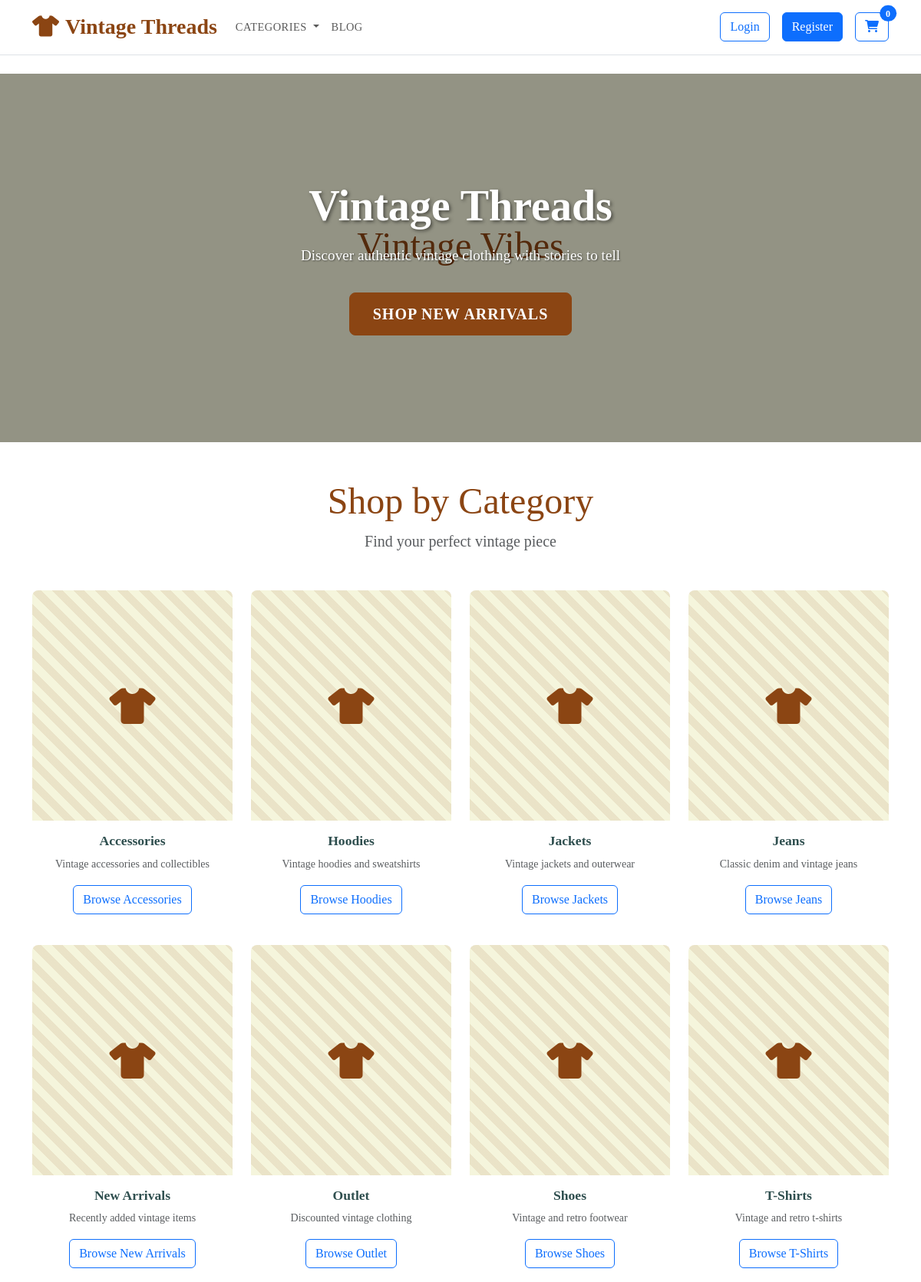
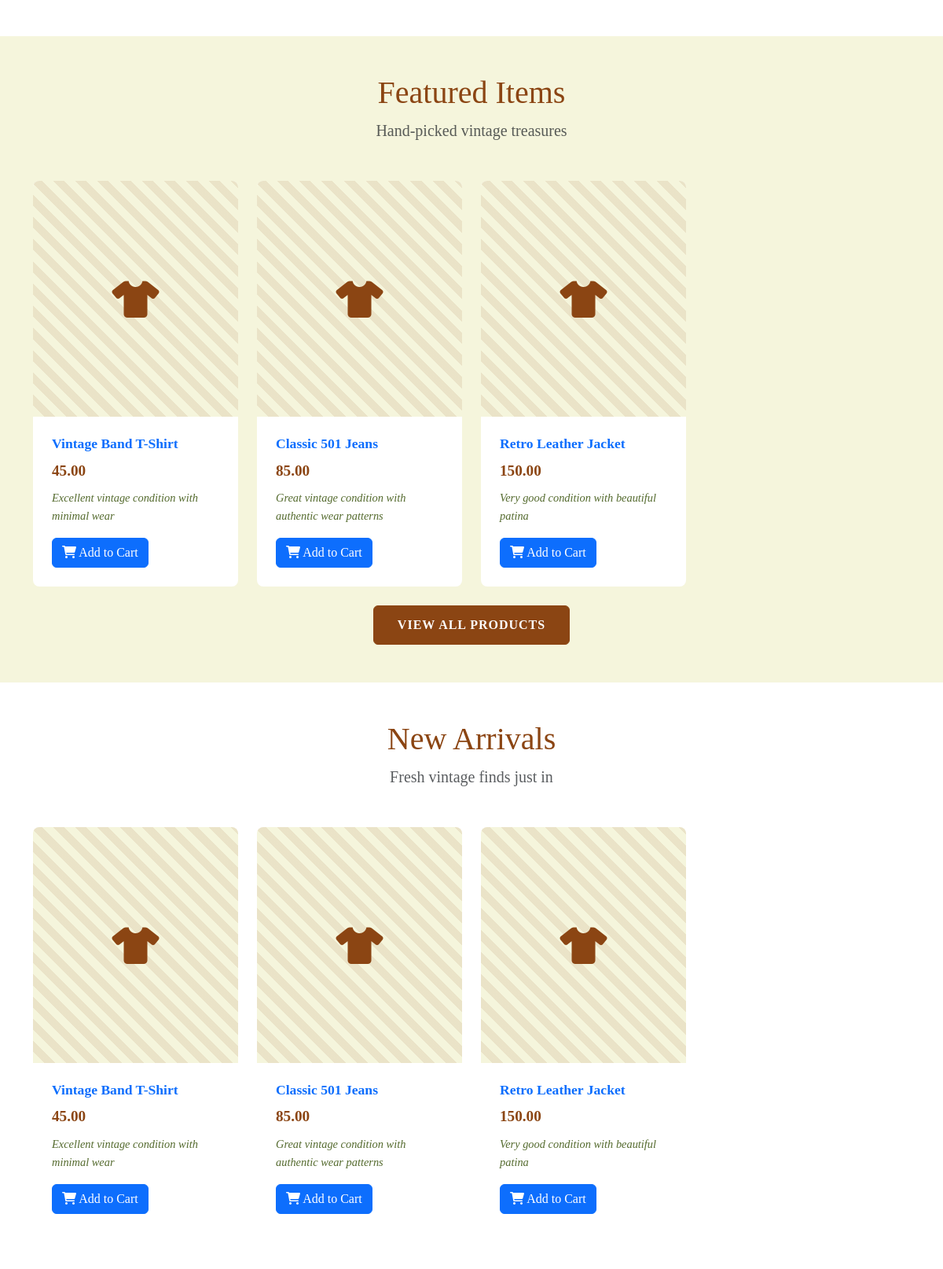
/VintageThreads/index.php (upper part), run on the app's committed database (2 pictures, top to bottom).
### tables this page shows
CREATE TABLE `categories` (
  `id` int(11) NOT NULL,
  `name` varchar(255) NOT NULL,
  `slug` varchar(255) NOT NULL,
  `description` text DEFAULT NULL,
  `created_at` timestamp NOT NULL DEFAULT current_timestamp()
);

CREATE TABLE `products` (
  `id` int(11) NOT NULL,
  `name` varchar(255) NOT NULL,
  `slug` varchar(255) NOT NULL,
  `description` text DEFAULT NULL,
  `price` decimal(10,2) NOT NULL,
  `stock_quantity` int(10) UNSIGNED NOT NULL DEFAULT 0,
  `category_id` int(11) DEFAULT NULL,
  `image_url` varchar(500) DEFAULT NULL,
  `sizes` varchar(255) DEFAULT NULL,
  `condition_notes` text DEFAULT NULL,
  `measurements` text DEFAULT NULL,
  `is_featured` tinyint(1) NOT NULL DEFAULT 0,
  `created_at` timestamp NOT NULL DEFAULT current_timestamp(),
  `updated_at` timestamp NOT NULL DEFAULT current_timestamp() ON UPDATE current_timestamp(),
  `stock_S` int(10) UNSIGNED DEFAULT 0,
  `stock_M` int(10) UNSIGNED DEFAULT 0,
  `stock_L` int(10) UNSIGNED DEFAULT 0,
  `stock_XL` int(10) UNSIGNED NOT NULL DEFAULT 0
);

### VintageThreads/includes/functions.php (called while the page is built, shortened)
<?php
function get_categories($pdo) {
    $stmt = $pdo->query("SELECT * FROM categories ORDER BY name");
    return $stmt->fetchAll();
}
function get_products($pdo, $category_id = null, $limit = null, $featured = false) {
    $sql = "SELECT p.*, c.name as category_name FROM products p
            LEFT JOIN categories c ON p.category_id = c.id WHERE 1=1";
    if ($featured) {
        $sql .= " AND p.is_featured = 1";
    }
    $sql .= " ORDER BY p.created_at DESC";
    if ($limit) {
        $sql .= " LIMIT " . (int)$limit;
    }
    $stmt = $pdo->prepare($sql);
    $stmt->execute();
    return $stmt->fetchAll();
}
?>

### VintageThreads/index.php (the view, shortened to what this page needs)
<?php
require_once 'includes/header.php';
$featured_products = get_products($pdo, null, 8, true);
$new_arrivals = get_products($pdo, null, 8);
?>
<section class="hero-section">
    <div class="container">
        <div class="hero-content">
            <h1 class="fade-in">Vintage Threads</h1>
            <p class="fade-in">Discover authentic vintage clothing with stories to tell</p>
            <a href="category.php?slug=new-arrivals" class="btn btn-vintage btn-lg fade-in">
                Shop New Arrivals
            </a>
        </div>
    </div>
</section>
<section class="py-5">
    <div class="container">
        <div class="text-center mb-5">
            <h2 class="display-5 text-vintage-brown">Shop by Category</h2>
            <p class="lead text-muted">Find your perfect vintage piece</p>
        </div>
        <div class="row g-4">
            <?php foreach ($categories as $category): ?>
                <div class="col-lg-3 col-md-4 col-sm-6">
                    <div class="card product-card h-100">
                        <div class="product-image">
                            <i class="fas fa-tshirt"></i>
                        </div>
                        <div class="card-body text-center">
                            <h5 class="product-title"><?php echo htmlspecialchars($category['name']); ?></h5>
                            <p class="text-muted small"><?php echo htmlspecialchars($category['description']); ?></p>
                            <a href="category.php?slug=<?php echo $category['slug']; ?>" class="btn btn-outline-primary">
                                Browse <?php echo htmlspecialchars($category['name']); ?>
                            </a>
                        </div>
                    </div>
                </div>
            <?php endforeach; ?>
        </div>
    </div>
</section>
<?php if (!empty($featured_products)): ?>
<section class="py-5 bg-vintage-cream">
    <div class="container">
        <div class="text-center mb-5">
            <h2 class="display-6 text-vintage-brown">Featured Items</h2>
            <p class="lead text-muted">Hand-picked vintage treasures</p>
        </div>
        <div class="row g-4">
            <?php foreach ($featured_products as $product): ?>
                <div class="col-lg-3 col-md-4 col-sm-6">
                    <div class="card product-card h-100">
                        <div class="product-image">
                            <?php if ($product['image_url']): ?>
                                <img src="<?php echo htmlspecialchars($product['image_url']); ?>"
                                     alt="<?php echo htmlspecialchars($product['name']); ?>"
                                     class="img-fluid">
                            <?php else: ?>
                                <i class="fas fa-tshirt"></i>
                            <?php endif; ?>
                        </div>
                        <div class="product-info">
                            <h5 class="product-title">
                                <a href="product.php?slug=<?php echo $product['slug']; ?>" class="text-decoration-none">
                                    <?php echo htmlspecialchars($product['name']); ?>
                                </a>
                            </h5>
                            <div class="product-price">
                                <?php echo $product['price']; ?>
                            </div>
                            <?php if ($product['condition_notes']): ?>
                                <div class="product-condition">
                                    <?php echo htmlspecialchars($product['condition_notes']); ?>
                                </div>
                            <?php endif; ?>
                            <button class="btn btn-primary add-to-cart" data-product-id="<?php echo $product['id']; ?>">
                                <i class="fas fa-shopping-cart"></i> Add to Cart
                            </button>
                        </div>
                    </div>
                </div>
            <?php endforeach; ?>
        </div>
        <div class="text-center mt-4">
            <a href="category.php?slug=all" class="btn btn-vintage">View All Products</a>
        </div>
    </div>
</section>
<?php endif; ?>
<?php if (!empty($new_arrivals)): ?>
<section class="py-5">
    <div class="container">
        <div class="text-center mb-5">
            <h2 class="display-6 text-vintage-brown">New Arrivals</h2>
            <p class="lead text-muted">Fresh vintage finds just in</p>
        </div>
        <div class="row g-4">
            <?php foreach ($new_arrivals as $product): ?>
                <div class="col-lg-3 col-md-4 col-sm-6">
                    <div class="card product-card h-100">
                        <div class="product-image">
                            <?php if ($product['image_url']): ?>
                                <img src="<?php echo htmlspecialchars($product['image_url']); ?>"
                                     alt="<?php echo htmlspecialchars($product['name']); ?>"
                                     class="img-fluid">
                            <?php else: ?>
                                <i class="fas fa-tshirt"></i>
                            <?php endif; ?>
                        </div>
                        <div class="product-info">
                            <h5 class="product-title">
                                <a href="product.php?slug=<?php echo $product['slug']; ?>" class="text-decoration-none">
                                    <?php echo htmlspecialchars($product['name']); ?>
                                </a>
                            </h5>
                            <div class="product-price">
                                <?php echo $product['price']; ?>
                            </div>
                            <?php if ($product['condition_notes']): ?>
                                <div class="product-condition">
                                    <?php echo htmlspecialchars($product['condition_notes']); ?>
                                </div>
                            <?php endif; ?>
                            <button class="btn btn-primary add-to-cart" data-product-id="<?php echo $product['id']; ?>">
                                <i class="fas fa-shopping-cart"></i> Add to Cart
                            </button>
                        </div>
                    </div>
                </div>
            <?php endforeach; ?>
        </div>
    </div>
</section>
<?php endif; ?>
<?php require_once 'includes/footer.php'; ?>

### VintageThreads/assets/css/style.css (style rules this page uses)
:root { --vintage-brown: #8B4513; --vintage-cream: #F5F5DC; --vintage-gold: #DAA520; --vintage-green: #556B2F; --vintage-navy: #2F4F4F; }
body { font-family: 'Georgia', serif; line-height: 1.6; color: #333; }
.hero-section { background-size: cover; background-position: center; height: 60vh; display: flex; align-items: center; color: white; text-align: center; }
.hero-content h1 { font-size: 3.5rem; font-weight: bold; margin-bottom: 1rem; text-shadow: 2px 2px 4px rgba(0,0,0,0.5); }
.hero-content p { font-size: 1.2rem; margin-bottom: 2rem; text-shadow: 1px 1px 2px rgba(0,0,0,0.5); }
.btn-vintage { background-color: var(--vintage-brown); border-color: var(--vintage-brown); color: white; padding: 12px 30px; font-weight: bold; text-transform: uppercase; letter-spacing: 1px; transition: all 0.3s ease; }
.product-card { border: none; transition: transform 0.3s ease, box-shadow 0.3s ease; background: white; border-radius: 8px; overflow: hidden; }
.product-image { height: 300px; background-color: var(--vintage-cream); background-image: repeating-linear-gradient( 45deg, transparent, transparent 10px, rgba(139, 69, 19, 0.1) 10px, rgba(139, 69, 19, 0.1) 20px ); display: flex; align-items: center; justify-content: center; font-size: 3rem; color: var(--vintage-brown); position: relative; overflow: hidden; }
.product-info { padding: 1.5rem; }
.product-title { font-size: 1.1rem; font-weight: bold; margin-bottom: 0.5rem; color: var(--vintage-navy); }
.product-price { font-size: 1.2rem; font-weight: bold; color: var(--vintage-brown); margin-bottom: 0.5rem; }
.product-condition { font-size: 0.9rem; color: var(--vintage-green); font-style: italic; margin-bottom: 1rem; }
.text-vintage-brown { color: var(--vintage-brown) !important; }
.bg-vintage-cream { background-color: var(--vintage-cream) !important; }
.fade-in { animation: fadeIn 0.5s ease-in; }

### data on the page
categories: name "Accessories", description "Vintage accessories and collectibles"
categories: name "Hoodies", description "Vintage hoodies and sweatshirts"
categories: name "Jackets", description "Vintage jackets and outerwear"
categories: name "Jeans", description "Classic denim and vintage jeans"
categories: name "New Arrivals", description "Recently added vintage items"
categories: name "Outlet", description "Discounted vintage clothing"
categories: name "Shoes", description "Vintage and retro footwear"
categories: name "T-Shirts", description "Vintage and retro t-shirts"
products: name "Vintage Band T-Shirt", price "45.00", condition_notes "Excellent vintage condition with minimal wear"
products: name "Classic 501 Jeans", price "85.00", condition_notes "Great vintage condition with authentic wear patterns"
products: name "Retro Leather Jacket", price "150.00", condition_notes "Very good condition with beautiful patina"
